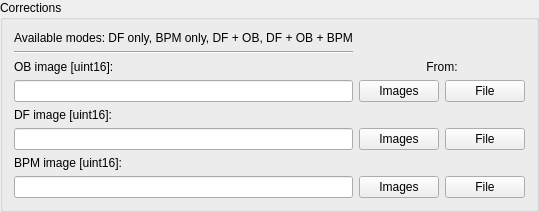
<?xml version="1.0" encoding="UTF-8"?>
<ui version="4.0">
 <class>groupBox_3</class>
 <widget class="QGroupBox" name="groupBox_3">
  <property name="geometry">
   <rect>
    <x>0</x>
    <y>0</y>
    <width>484</width>
    <height>203</height>
   </rect>
  </property>
  <property name="sizePolicy">
   <sizepolicy hsizetype="Fixed" vsizetype="Fixed">
    <horstretch>0</horstretch>
    <verstretch>0</verstretch>
   </sizepolicy>
  </property>
  <property name="title">
   <string>Corrections</string>
  </property>
  <layout class="QGridLayout" name="gridLayout_2">
   <item row="2" column="0">
    <widget class="QLabel" name="label_9">
     <property name="styleSheet">
      <string notr="true">font: italic 8pt &quot;MS Shell Dlg 2&quot;;</string>
     </property>
     <property name="text">
      <string>Available modes: DF only, BPM only, DF + OB, DF + OB + BPM</string>
     </property>
    </widget>
   </item>
   <item row="3" column="0">
    <widget class="Line" name="line">
     <property name="orientation">
      <enum>Qt::Horizontal</enum>
     </property>
    </widget>
   </item>
   <item row="5" column="0">
    <widget class="QLineEdit" name="le_ob"/>
   </item>
   <item row="5" column="2">
    <widget class="QPushButton" name="pb_file_ob">
     <property name="text">
      <string>File</string>
     </property>
    </widget>
   </item>
   <item row="9" column="2">
    <widget class="QPushButton" name="pb_file_df">
     <property name="text">
      <string>File</string>
     </property>
    </widget>
   </item>
   <item row="9" column="0">
    <widget class="QLineEdit" name="le_df"/>
   </item>
   <item row="12" column="0">
    <widget class="QLineEdit" name="le_bpm"/>
   </item>
   <item row="10" column="0">
    <widget class="QLabel" name="label_21">
     <property name="text">
      <string>BPM image [uint16]:</string>
     </property>
     <property name="buddy">
      <cstring>le_bpm</cstring>
     </property>
    </widget>
   </item>
   <item row="6" column="0">
    <widget class="QLabel" name="label_20">
     <property name="text">
      <string>DF image [uint16]:</string>
     </property>
     <property name="buddy">
      <cstring>le_df</cstring>
     </property>
    </widget>
   </item>
   <item row="4" column="0">
    <widget class="QLabel" name="label_4">
     <property name="text">
      <string>OB image [uint16]:</string>
     </property>
     <property name="buddy">
      <cstring>le_ob</cstring>
     </property>
    </widget>
   </item>
   <item row="12" column="2">
    <widget class="QPushButton" name="pb_file_bpm">
     <property name="text">
      <string>File</string>
     </property>
    </widget>
   </item>
   <item row="9" column="1">
    <widget class="QPushButton" name="pb_img_df">
     <property name="text">
      <string>Images</string>
     </property>
    </widget>
   </item>
   <item row="5" column="1">
    <widget class="QPushButton" name="pb_img_ob">
     <property name="text">
      <string>Images</string>
     </property>
    </widget>
   </item>
   <item row="12" column="1">
    <widget class="QPushButton" name="pb_img_bpm">
     <property name="text">
      <string>Images</string>
     </property>
    </widget>
   </item>
   <item row="4" column="1" colspan="2">
    <widget class="QLabel" name="label">
     <property name="text">
      <string>From:</string>
     </property>
     <property name="alignment">
      <set>Qt::AlignCenter</set>
     </property>
    </widget>
   </item>
  </layout>
 </widget>
 <resources/>
 <connections/>
</ui>
